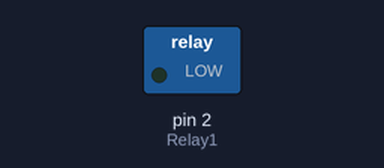
A sketch run on a simulated Arduino Uno, built with avr-gcc and run on an emulated ATmega328P. On the bench: switched loads named in the sketch (green lamp = pin HIGH). Dashed ring = blinking.

Above: at 0.5 s.
Timing chart, 0 to 4.6 s (numbered marks = the images above):
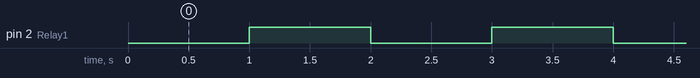

Measured:
- by itself, pin 2 (Relay1): alternates HIGH for 1.0 s and LOW for 1.0 s

The sketch:

Relay.ino
```cpp
int Relay1 = 2; // กำหนดขาใช้งาน
void setup()
{
pinMode(Relay1, OUTPUT); // กำหนดขาทำหน้าที่ให้ขา 2 เป็น OUTPUT
digitalWrite(Relay1, HIGH);
}
void loop()
{
digitalWrite(Relay1, LOW); // ส่งให้ไฟติด
delay(1000); // ดีเลย์ 1000ms
digitalWrite(Relay1, HIGH); // ส่งให้ไฟดับ
delay(1000); // ดีเลย์ 1000ms
}
```
